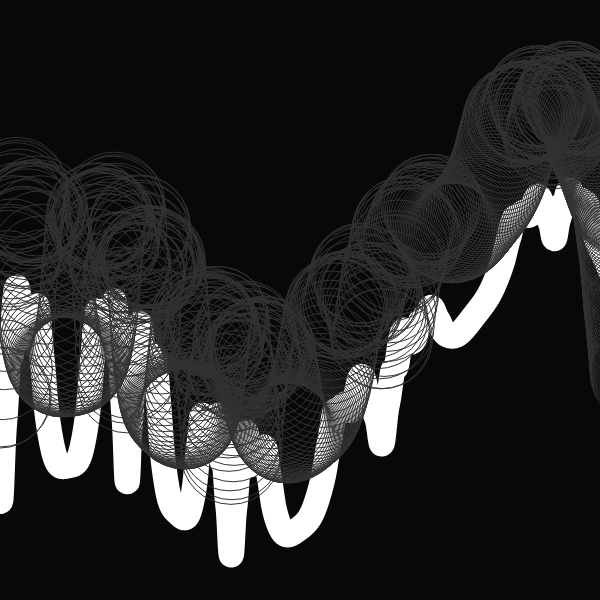
Frame 1 (no input)
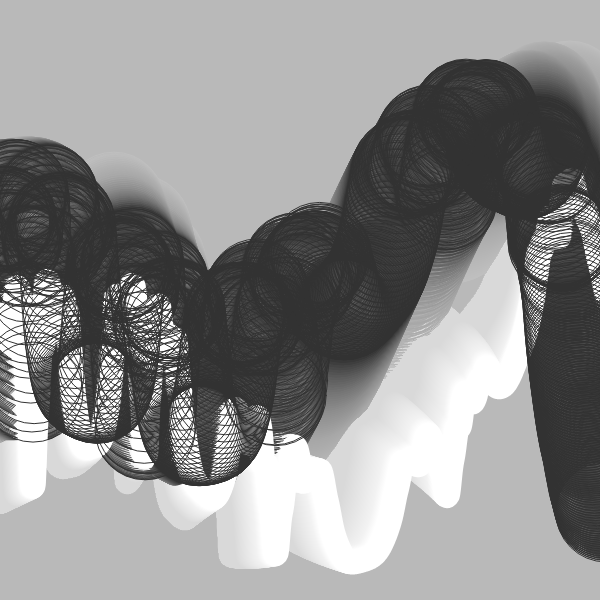
Frame 60 (no input)
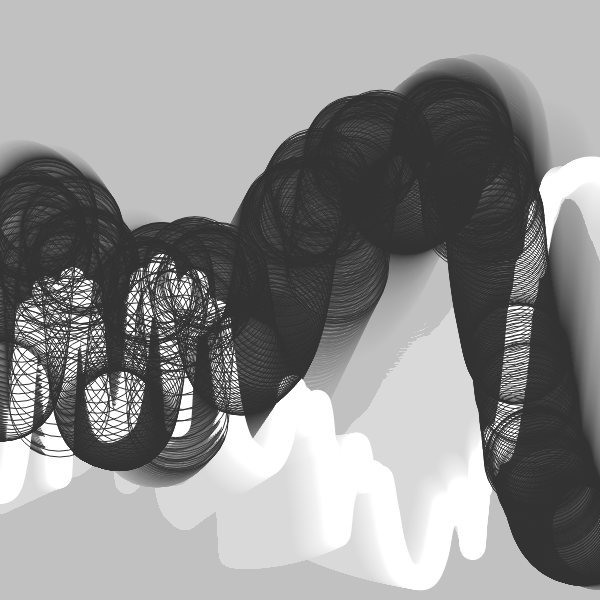
Frame 120 (the mouse pressed at the canvas centre since frame 60)

The p5.js sketch that drew these frames (run headless with seeded random() and noise() and a simulated clock; from frame 60 on, the mouse is pressed at the canvas centre):

// p5.js sketch
// ── sketch.js
/*
ref.
A trick to get looping curves with lerp and delay
https://necessarydisorder.wordpress.com/2018/03/31/a-trick-to-get-looping-curves-with-lerp-and-delay/
*/


const CYCLE = 480;
const VERT_NUM = 3000;
let DELAY_FACTOR = 1.3;


function setup() {

    const s = min(windowWidth , windowHeight);
  createCanvas(s,s); 
  w = 600;
  var canvas;
    if(windowWidth>=600 && windowHeight >=600){
      canvas = createCanvas(600, 600);
    }
    else{
      canvas = createCanvas(windowWidth, windowHeight - 100);
    }

  var x = (windowWidth - width) / 2;
  var y = (windowHeight - height) / 2;

  canvas.position(x, y);
  background(0);
  noStroke();



}

function x1(t){
  return  (cos(TAU * t) - 1) * height * 0.0;
}
function y1(t){
  return 0.5 * width + width * (noise(sin(TAU * t) * 2) - 0.5);
}
 
function x2(t){
  return (cos(TAU * t) + 1) * width * 0.1 + width;
}
function y2(t){
  return 0.5 * width - 0.4 * width * cos(TAU * t);
  
}
 

function draw(){
  
  const frameRatio = frameCount % CYCLE / CYCLE;
  
  const w = 50;
  strokeJoin(ROUND);
  noFill();
  background(200, 10);


  strokeWeight(w/2);


  beginShape();
  
  for(let i=0;i< VERT_NUM; i++){
    stroke(i*2);

    const vertRatio = (i / VERT_NUM) % 1;
    let x = lerp(x1(frameRatio - DELAY_FACTOR * vertRatio*10), x2(frameRatio - DELAY_FACTOR * (20 - vertRatio)), vertRatio);
    let y = lerp(y1(frameRatio - DELAY_FACTOR * vertRatio * 2), y2(frameRatio - DELAY_FACTOR * ( vertRatio)), vertRatio);
    vertex(x, y + 100);

  }
  endShape();


  // beginShape();
  strokeWeight(1);
    stroke(50);

  
  for(let i=0;i< VERT_NUM; i+=5){
    const vertRatio = (i / VERT_NUM) % 1;
    let x = lerp(x1(frameRatio - DELAY_FACTOR * vertRatio*5), x2(frameRatio - DELAY_FACTOR * (20 - vertRatio)), vertRatio);
    let y = lerp(y1(frameRatio - DELAY_FACTOR * vertRatio*2), y2(frameRatio - DELAY_FACTOR * (10 - vertRatio)), vertRatio);
    ellipse(x, y, 100, 100);

  }
  // endShape();

}


function createCols(_url) {
  let slash_index = _url.lastIndexOf('/');
  let pallate_str = _url.slice(slash_index + 1);
  let arr = pallate_str.split('-');
  for (let i = 0; i < arr.length; i++) {
    arr[i] = '#' + arr[i];
  }
  return arr;
}
